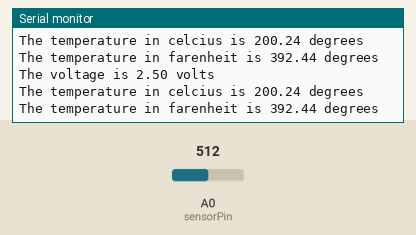
Bench run of a sketch on a simulated Arduino Uno, built with avr-gcc and run on an emulated ATmega328P. On the bench: the last lines printed to the serial monitor. Inputs (shaded band) come from the test bench; at power-on: A0 (sensorPin) = 512.

Above: at 2.8 s.
2.9 s: A0 (sensorPin) set to 716
At 5.0 s:
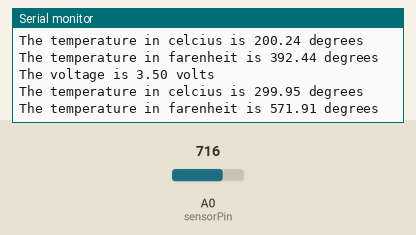
5.7 s: A0 (sensorPin) set to 900
At 7.6 s:
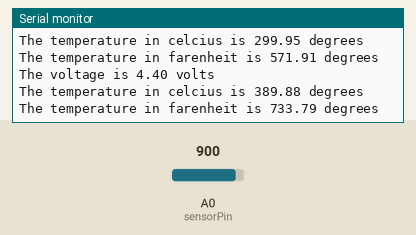
Timing chart, 0 to 9.1 s (numbered marks = the images above; inputs shaded):
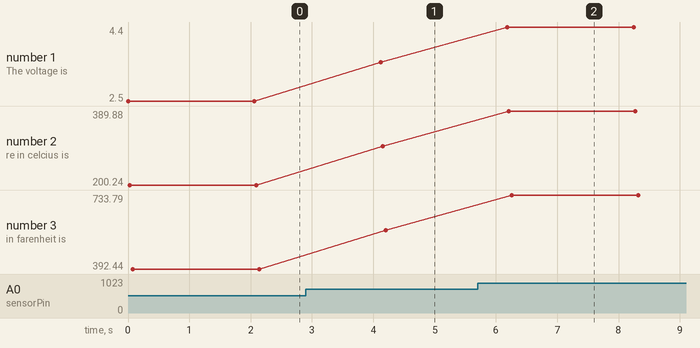

The sketch:

Arduino_TemperatureSensor.ino
```cpp
/*
  Author: Michael Gates
  Date: 31 October 2016
  Description: Senses temperature and prints out the voltage of an analog pin, temperature in celcius, and temperature in farenheit
*/
int sensorPin = A0;

void setup()
{
  Serial.begin(9600);
  pinMode(sensorPin, INPUT);
}

void loop()
{
  int reading = analogRead(sensorPin);

  float voltage = (reading / 1023.0f) * 5.0f;

  Serial.print("The voltage is ");
  Serial.print(voltage);
  Serial.println(" volts");

  float celcius = (voltage - 0.50f) * 100.0f;
  Serial.print("The temperature in celcius is ");
  Serial.print(celcius);
  Serial.println(" degrees");

  float farenheit = celcius  * (9.0f / 5.0f) + 32.0f;

  Serial.print("The temperature in farenheit is ");
  Serial.print(farenheit);
  Serial.println(" degrees");

  Serial.print("\n\n\n");

  delay(2000);
}
```

Measured:
- after the input at 2.9 s, the serial monitor: prints a new line after 1.2 s (image 1)
- after the input at 5.7 s, the serial monitor: prints a new line after 0.49 s (image 2)
- plotted number 1: 2.5 → 3.5 after the input at 2.9 s, 3.5 → 4.4 after the input at 5.7 s
- plotted number 2: 200.24 → 299.95 after the input at 2.9 s, 299.95 → 389.88 after the input at 5.7 s
- plotted number 3: 392.44 → 571.91 after the input at 2.9 s, 571.91 → 733.79 after the input at 5.7 s
